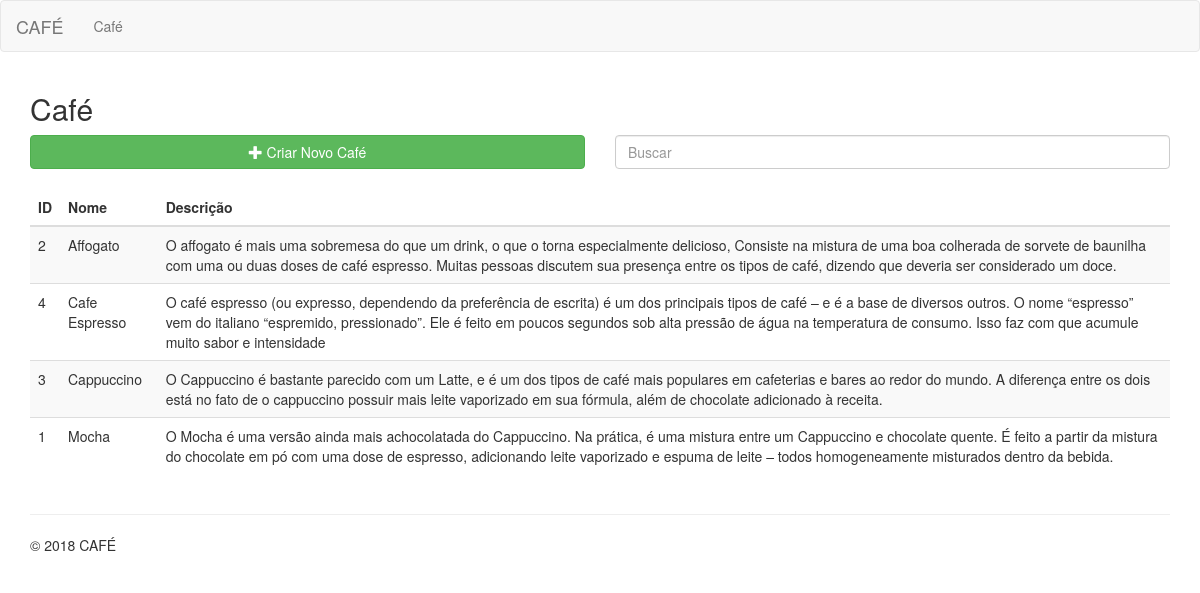
Screenshot of /categoria.php with the database file from the repository.
### tables this page shows
CREATE TABLE `categoria` (
  `id` int(11) NOT NULL AUTO_INCREMENT,
  `nome` varchar(100) NOT NULL,
  `descricao` text NOT NULL,
  PRIMARY KEY (`id`)
);

### classes/Categoria.php (called while the page is built, shortened)
<?php
class Categoria {
        public static function listar(){
        $query = "select id,nome,descricao from categoria order by nome";
        $conexao = Conexao::pegarConexao();
        $r = $conexao->query($query);
        $lista = $r->fetchAll();
        return json_encode($lista, true);
    }
}

### categoria.php (the view, shortened to what this page needs)
<?php
require_once 'cabecalho.php';
    try {
    $lista = json_decode(Categoria::listar(), true);
} catch (Exception $erro) {
    Erro::trataErro($erro);
}
?>
<?php
 if(count($lista) == 0){
     require_once 'categorias-criar.php';
 }else {
?>
<div class="row">
    <div class="col-md-6">
        <h2>Café</h2>
    </div>
</div>
<div class="row">
    <div class="col-md-6">
        <a href="categorias-criar.php" class="btn-block btn btn-success"><span class="glyphicon glyphicon-plus" aria-hidden="true"></span> Criar Novo Café </a>
        <br>
    </div>
    <div class="col-md-6">
    <form action="categorias-busca.php" method="post">
    <input name="busca"  type="number" required class="form-control" placeholder="Buscar">
    </form>
        <br/>
    </div>
</div>
<div class="row">
    <div class="col-md-12">
        <table class="table table-responsive table-striped">
            <thead>
                <tr>
                    <th>ID</th>
                    <th>Nome</th>
                    <th>Descrição</th>
                </tr>
            </thead>
            <tbody>
                <?php foreach ($lista as $linha): ?>
                <tr class="action">
                        <td><?php echo $linha["id"]; ?></td>
                        <td><?php echo $linha["nome"]; ?></td>
                         <td><?php echo $linha["descricao"]; ?></td>
                    </tr>
                <?php endforeach ?>
            </tbody>
        </table>
    </div>
</div>
<?php
    }
require_once 'rodape.php' ?>

### cabecalho.php (shortened to what this page needs)
<!DOCTYPE html>
<html lang="pt-br">
<head>
    <link href="assets/css/bootstrap.css" rel="stylesheet">
    <link href="assets/css/app.css" rel="stylesheet">
</head>
<body>
    <nav class="navbar navbar-default">
  <div class="container-fluid">
    <div class="navbar-header">
        <a class="navbar-brand" href="index.php">CAFÉ</a>
    </div>
    <div class="collapse navbar-collapse" id="bs-example-navbar-collapse-1">
      <ul class="nav navbar-nav">
        <li><a href="categoria.php">Café</a></li>
          </ul>
    </div>
  </div>
</nav>
    <div class="container"/>
</body>
</html>

### rodape.php (shortened to what this page needs)
<hr>
<footer>
    <p>&copy; 2018 CAFÉ</p>
</footer>
</body>
</html>

### rows the page displays
categoria: id "2", nome "Affogato", descricao "O affogato é mais uma sobremesa do que um drink, o que o torna especialmente delicioso, Consiste na mistura de uma boa colherada de sorvete de baunilha com uma ou duas doses de café espresso. Muitas pessoas discutem sua presença entre os tipos de café, dizendo que deveria ser considerado um doce."
categoria: id "4", nome "Cafe Espresso", descricao "O café espresso (ou expresso, dependendo da preferência de escrita) é um dos principais tipos de café – e é a base de diversos outros. O nome “espresso” vem do italiano “espremido, pressionado”. Ele é feito em poucos segundos sob alta pressão de água na temperatura de consumo. Isso faz com que acumule muito sabor e intensidade"
categoria: id "3", nome "Cappuccino", descricao "O Cappuccino é bastante parecido com um Latte, e é um dos tipos de café mais populares em cafeterias e bares ao redor do mundo. A diferença entre os dois está no fato de o cappuccino possuir mais leite vaporizado em sua fórmula, além de chocolate adicionado à receita."
categoria: id "1", nome "Mocha", descricao "O Mocha é uma versão ainda mais achocolatada do Cappuccino. Na prática, é uma mistura entre um Cappuccino e chocolate quente. É feito a partir da mistura do chocolate em pó com uma dose de espresso, adicionando leite vaporizado e espuma de leite – todos homogeneamente misturados dentro da bebida."
